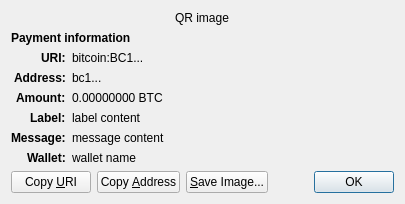
<?xml version="1.0" encoding="UTF-8"?>
<ui version="4.0">
 <class>ReceiveRequestDialog</class>
 <widget class="QDialog" name="ReceiveRequestDialog">
  <property name="geometry">
   <rect>
    <x>0</x>
    <y>0</y>
    <width>413</width>
    <height>229</height>
   </rect>
  </property>
  <property name="windowTitle">
   <string>Request payment to ...</string>
  </property>
  <layout class="QGridLayout" name="gridLayout" columnstretch="0,1">
   <property name="sizeConstraint">
    <enum>QLayout::SetFixedSize</enum>
   </property>
   <item row="0" column="0" colspan="2" alignment="Qt::AlignHCenter">
    <widget class="QRImageWidget" name="qr_code">
     <property name="text">
      <string notr="true">QR image</string>
     </property>
     <property name="textInteractionFlags">
      <set>Qt::NoTextInteraction</set>
     </property>
    </widget>
   </item>
   <item row="1" column="0" colspan="2">
    <widget class="QLabel" name="payment_header">
     <property name="font">
      <font>
       <weight>75</weight>
       <bold>true</bold>
      </font>
     </property>
     <property name="text">
      <string>Payment information</string>
     </property>
     <property name="textInteractionFlags">
      <set>Qt::NoTextInteraction</set>
     </property>
    </widget>
   </item>
   <item row="2" column="0" alignment="Qt::AlignRight|Qt::AlignTop">
    <widget class="QLabel" name="uri_tag">
     <property name="font">
      <font>
       <weight>75</weight>
       <bold>true</bold>
      </font>
     </property>
     <property name="text">
      <string notr="true">URI:</string>
     </property>
     <property name="textFormat">
      <enum>Qt::PlainText</enum>
     </property>
     <property name="textInteractionFlags">
      <set>Qt::NoTextInteraction</set>
     </property>
    </widget>
   </item>
   <item row="2" column="1" alignment="Qt::AlignTop">
    <widget class="QLabel" name="uri_content">
     <property name="text">
      <string notr="true">bitcoin:BC1...</string>
     </property>
     <property name="textFormat">
      <enum>Qt::RichText</enum>
     </property>
     <property name="wordWrap">
      <bool>true</bool>
     </property>
     <property name="textInteractionFlags">
      <set>Qt::TextSelectableByMouse</set>
     </property>
    </widget>
   </item>
   <item row="3" column="0" alignment="Qt::AlignRight|Qt::AlignTop">
    <widget class="QLabel" name="address_tag">
     <property name="font">
      <font>
       <weight>75</weight>
       <bold>true</bold>
      </font>
     </property>
     <property name="text">
      <string>Address:</string>
     </property>
     <property name="textInteractionFlags">
      <set>Qt::NoTextInteraction</set>
     </property>
    </widget>
   </item>
   <item row="3" column="1" alignment="Qt::AlignTop">
    <widget class="QLabel" name="address_content">
     <property name="text">
      <string notr="true">bc1...</string>
     </property>
     <property name="textFormat">
      <enum>Qt::PlainText</enum>
     </property>
     <property name="textInteractionFlags">
      <set>Qt::TextSelectableByMouse</set>
     </property>
    </widget>
   </item>
   <item row="4" column="0" alignment="Qt::AlignRight|Qt::AlignTop">
    <widget class="QLabel" name="amount_tag">
     <property name="font">
      <font>
       <weight>75</weight>
       <bold>true</bold>
      </font>
     </property>
     <property name="text">
      <string>Amount:</string>
     </property>
     <property name="textInteractionFlags">
      <set>Qt::NoTextInteraction</set>
     </property>
    </widget>
   </item>
   <item row="4" column="1" alignment="Qt::AlignTop">
    <widget class="QLabel" name="amount_content">
     <property name="text">
      <string notr="true">0.00000000 BTC</string>
     </property>
     <property name="textFormat">
      <enum>Qt::PlainText</enum>
     </property>
     <property name="textInteractionFlags">
      <set>Qt::TextSelectableByMouse</set>
     </property>
    </widget>
   </item>
   <item row="5" column="0" alignment="Qt::AlignRight|Qt::AlignTop">
    <widget class="QLabel" name="label_tag">
     <property name="font">
      <font>
       <weight>75</weight>
       <bold>true</bold>
      </font>
     </property>
     <property name="text">
      <string>Label:</string>
     </property>
     <property name="textInteractionFlags">
      <set>Qt::NoTextInteraction</set>
     </property>
    </widget>
   </item>
   <item row="5" column="1" alignment="Qt::AlignTop">
    <widget class="QLabel" name="label_content">
     <property name="text">
      <string notr="true">label content</string>
     </property>
     <property name="textFormat">
      <enum>Qt::PlainText</enum>
     </property>
     <property name="wordWrap">
      <bool>true</bool>
     </property>
     <property name="textInteractionFlags">
      <set>Qt::TextSelectableByMouse</set>
     </property>
    </widget>
   </item>
   <item row="6" column="0" alignment="Qt::AlignRight|Qt::AlignTop">
    <widget class="QLabel" name="message_tag">
     <property name="font">
      <font>
       <weight>75</weight>
       <bold>true</bold>
      </font>
     </property>
     <property name="text">
      <string>Message:</string>
     </property>
     <property name="textInteractionFlags">
      <set>Qt::NoTextInteraction</set>
     </property>
    </widget>
   </item>
   <item row="6" column="1" alignment="Qt::AlignTop">
    <widget class="QLabel" name="message_content">
     <property name="text">
      <string notr="true">message content</string>
     </property>
     <property name="textFormat">
      <enum>Qt::PlainText</enum>
     </property>
     <property name="wordWrap">
      <bool>true</bool>
     </property>
     <property name="textInteractionFlags">
      <set>Qt::TextSelectableByMouse</set>
     </property>
    </widget>
   </item>
   <item row="7" column="0" alignment="Qt::AlignRight|Qt::AlignTop">
    <widget class="QLabel" name="wallet_tag">
     <property name="font">
      <font>
       <weight>75</weight>
       <bold>true</bold>
      </font>
     </property>
     <property name="text">
      <string>Wallet:</string>
     </property>
     <property name="textInteractionFlags">
      <set>Qt::NoTextInteraction</set>
     </property>
    </widget>
   </item>
   <item row="7" column="1" alignment="Qt::AlignTop">
    <widget class="QLabel" name="wallet_content">
     <property name="text">
      <string notr="true">wallet name</string>
     </property>
     <property name="textFormat">
      <enum>Qt::PlainText</enum>
     </property>
     <property name="wordWrap">
      <bool>true</bool>
     </property>
     <property name="textInteractionFlags">
      <set>Qt::TextSelectableByMouse</set>
     </property>
    </widget>
   </item>
   <item row="8" column="0" colspan="2">
    <layout class="QHBoxLayout" name="horizontalLayout">
     <item>
      <widget class="QPushButton" name="btnCopyURI">
       <property name="text">
        <string>Copy &amp;URI</string>
       </property>
       <property name="autoDefault">
        <bool>false</bool>
       </property>
      </widget>
     </item>
     <item>
      <widget class="QPushButton" name="btnCopyAddress">
       <property name="text">
        <string>Copy &amp;Address</string>
       </property>
       <property name="autoDefault">
        <bool>false</bool>
       </property>
      </widget>
     </item>
     <item>
      <widget class="QPushButton" name="btnSaveAs">
       <property name="text">
        <string>&amp;Save Image...</string>
       </property>
       <property name="autoDefault">
        <bool>false</bool>
       </property>
      </widget>
     </item>
     <item>
      <spacer name="horizontalSpacer_2">
       <property name="orientation">
        <enum>Qt::Horizontal</enum>
       </property>
       <property name="sizeHint" stdset="0">
        <size>
         <width>40</width>
         <height>20</height>
        </size>
       </property>
      </spacer>
     </item>
     <item>
      <widget class="QDialogButtonBox" name="buttonBox">
       <property name="focusPolicy">
        <enum>Qt::StrongFocus</enum>
       </property>
       <property name="standardButtons">
        <set>QDialogButtonBox::Ok</set>
       </property>
      </widget>
     </item>
    </layout>
   </item>
  </layout>
 </widget>
 <customwidgets>
  <customwidget>
   <class>QRImageWidget</class>
   <extends>QLabel</extends>
   <header>qt/receiverequestdialog.h</header>
  </customwidget>
 </customwidgets>
 <tabstops>
  <tabstop>buttonBox</tabstop>
  <tabstop>btnCopyURI</tabstop>
  <tabstop>btnCopyAddress</tabstop>
  <tabstop>btnSaveAs</tabstop>
 </tabstops>
 <resources/>
 <connections>
  <connection>
   <sender>buttonBox</sender>
   <signal>accepted()</signal>
   <receiver>ReceiveRequestDialog</receiver>
   <slot>accept()</slot>
   <hints>
    <hint type="sourcelabel">
     <x>135</x>
     <y>230</y>
    </hint>
    <hint type="destinationlabel">
     <x>135</x>
     <y>126</y>
    </hint>
   </hints>
  </connection>
 </connections>
</ui>
